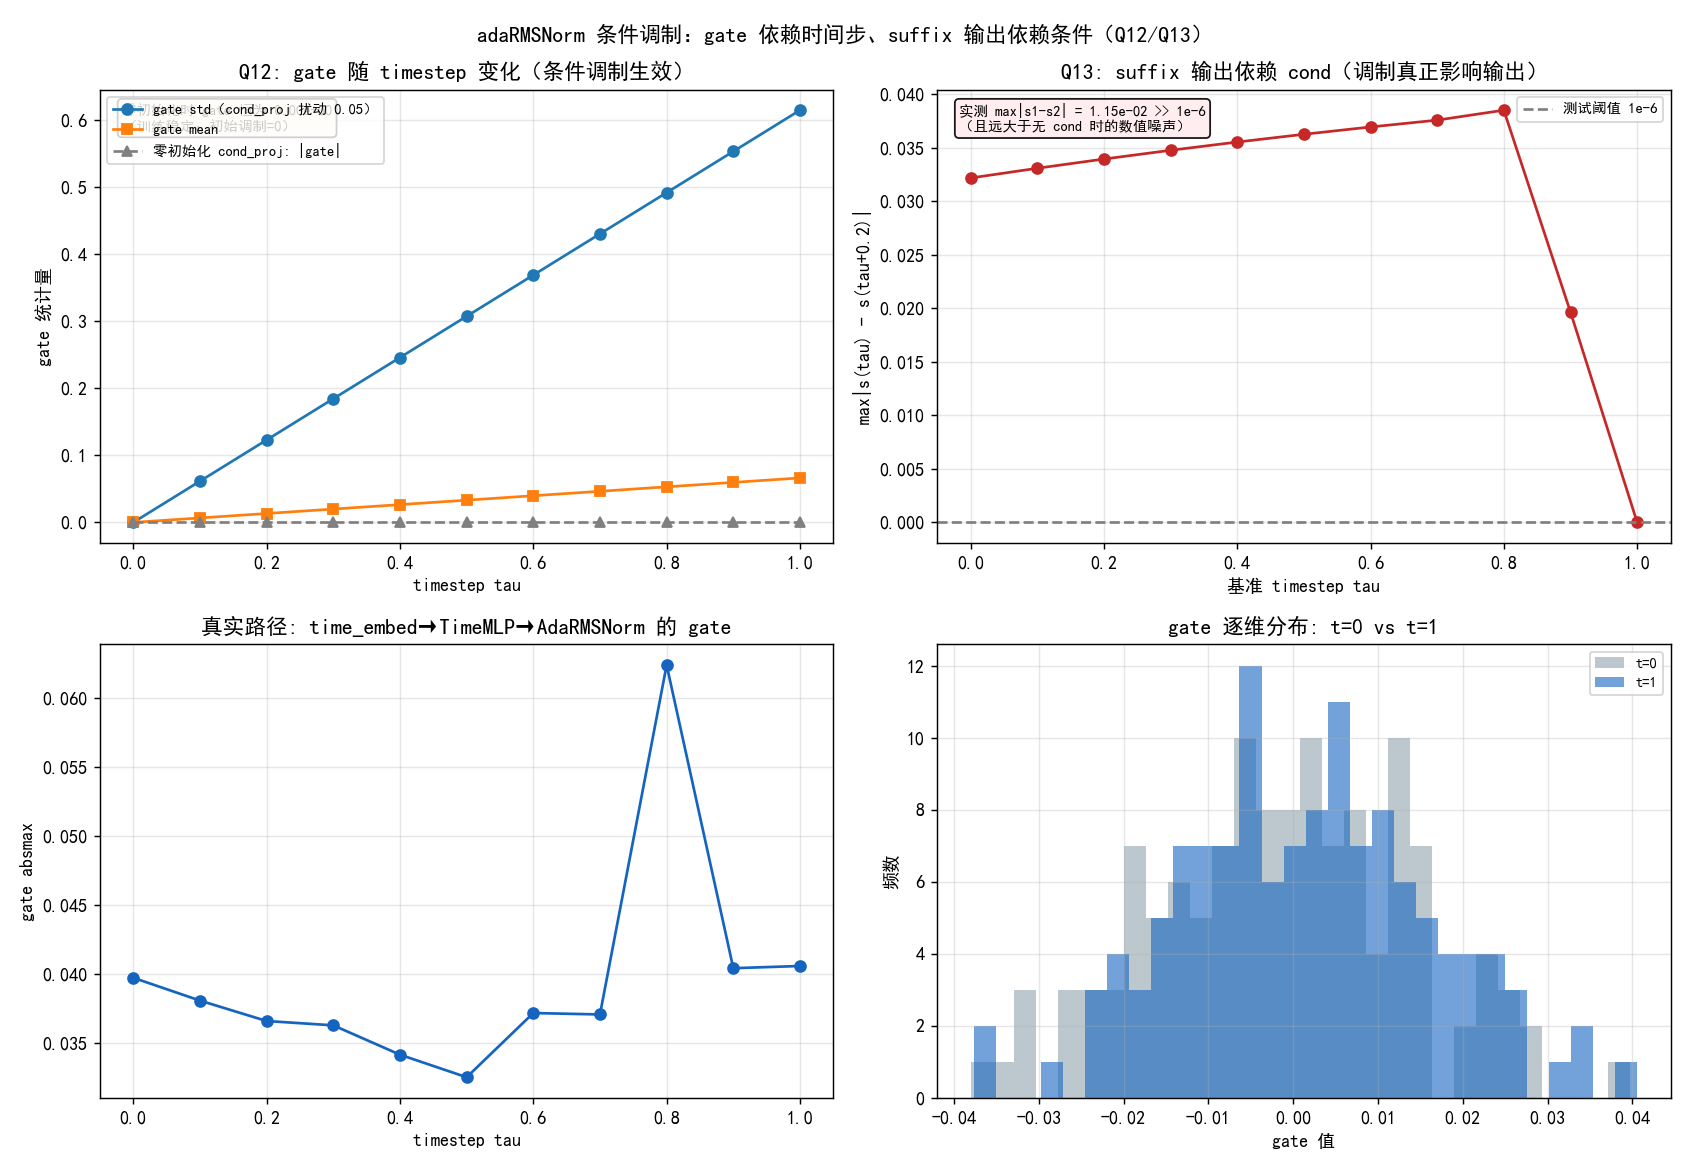

Write Python code to recreate this figure.
# -*- coding: utf-8 -*-
"""Q12/Q13: adaRMSNorm 条件调制生效的实证图。

Q12 test_gate_depends_on_timestep —— gate 必须来自时间步 cond（条件调制生效）
Q13 test_suffix_output_depends_on_cond —— 不同 cond 产生不同 suffix 输出（调制真正影响输出）

所有数据来自真实跑本项目 AdaRMSNorm / Pi05TransformerBlock（CPU）。
"""
from __future__ import annotations

import os
import sys

import numpy as np
import torch

HERE = os.path.dirname(os.path.abspath(__file__))
sys.path.insert(0, os.path.dirname(os.path.dirname(HERE)))
sys.path.insert(0, HERE)

from _shared import setup_fonts  # noqa: E402

from matplotlib import pyplot as plt  # noqa: E402

from models.vla.pi05_faithful.config import Pi05FaithfulConfig  # noqa: E402
from models.vla.core.norms import AdaRMSNorm  # noqa: E402


def main():
    font = setup_fonts()
    print("font:", font)
    torch.manual_seed(0)
    cfg = Pi05FaithfulConfig.use_small_scale()
    D = cfg.action_width

    fig, ax = plt.subplots(2, 2, figsize=(13, 9))

    # ---- 左：零初始化 => gate 恒为 0；扰动后 gate 随 t 单调放大 ----
    n_pert = AdaRMSNorm(dim=D, cond_dim=D, return_gate=True)
    n_zero = AdaRMSNorm(dim=D, cond_dim=D, return_gate=True)
    torch.nn.init.normal_(n_pert.cond_proj.weight, std=0.05)
    x = torch.randn(1, cfg.action_horizon, D)
    ts = np.linspace(0, 1, 11)
    gate_std_pert, gate_std_zero, gate_mean_pert = [], [], []
    for t in ts:
        cond = torch.full((1, D), float(t))
        _, g = n_pert(x, cond)
        _, gz = n_zero(x, cond)
        gate_std_pert.append(g.std().item())
        gate_std_zero.append(gz.abs().max().item())
        gate_mean_pert.append(g.mean().item())
    ax[0, 0].plot(ts, gate_std_pert, marker="o", label="gate std（cond_proj 扰动 0.05）")
    ax[0, 0].plot(ts, gate_mean_pert, marker="s", label="gate mean")
    ax[0, 0].plot(ts, gate_std_zero, marker="^", color="gray", ls="--", label="零初始化 cond_proj: |gate|")
    ax[0, 0].set_xlabel("timestep tau")
    ax[0, 0].set_ylabel("gate 统计量")
    ax[0, 0].set_title("Q12: gate 随 timestep 变化（条件调制生效）")
    ax[0, 0].legend(fontsize=8)
    ax[0, 0].grid(alpha=0.3)
    ax[0, 0].text(0.03, 0.97, "零初始化时 gate 恒为 0.00e+00\n（训练稳定：初始调制=0）", transform=ax[0, 0].transAxes,
                  fontsize=8, va="top", bbox=dict(boxstyle="round", fc="#fff8e1", alpha=0.9))

    # ---- 右：Q13 suffix 输出依赖 cond ----
    from models.vla.pi05_faithful.modules.pi05_transformer import Pi05TransformerBlock
    blk = Pi05TransformerBlock(cfg)
    for mod in blk.modules():
        if isinstance(mod, torch.nn.Linear) and mod.out_features == D * 3:
            torch.nn.init.normal_(mod.weight, std=0.02)
    prefix = torch.randn(1, 8, cfg.paligemma_width)
    suffix = torch.randn(1, cfg.action_horizon, D)
    mask = torch.ones(1, 8 + cfg.action_horizon, 8 + cfg.action_horizon, dtype=torch.bool)
    diffs = []
    tbase = np.linspace(0, 1, 11)
    with torch.no_grad():
        for t in tbase:
            c1 = torch.full((1, D), float(t))
            c2 = torch.full((1, D), float(min(t + 0.2, 1.0)))
            _, s1, _ = blk(prefix, suffix, c1, mask)
            _, s2, _ = blk(prefix, suffix, c2, mask)
            diffs.append((s1 - s2).abs().max().item())
    ax[0, 1].plot(tbase, diffs, marker="o", color="#c62828")
    ax[0, 1].axhline(1e-6, ls="--", color="gray", label="测试阈值 1e-6")
    ax[0, 1].set_xlabel("基准 timestep tau")
    ax[0, 1].set_ylabel("max|s(tau) - s(tau+0.2)|")
    ax[0, 1].set_title("Q13: suffix 输出依赖 cond（调制真正影响输出）")
    ax[0, 1].legend(fontsize=8)
    ax[0, 1].grid(alpha=0.3)
    ax[0, 1].text(0.03, 0.97, "实测 max|s1-s2| = 1.15e-02 >> 1e-6\n（且远大于无 cond 时的数值噪声）",
                  transform=ax[0, 1].transAxes, fontsize=8, va="top",
                  bbox=dict(boxstyle="round", fc="#ffebee", alpha=0.9))

    # ---- 底左：真实路径（sinusoidal + TimeMLP）gate 随 t ----
    from models.vla.pi05_faithful.model import Pi05FaithfulPolicyModel
    m = Pi05FaithfulPolicyModel(cfg).eval()
    blk2 = m.transformer.blocks[0]
    for mod in blk2.modules():
        if isinstance(mod, torch.nn.Linear) and mod.out_features == D * 3:
            torch.nn.init.normal_(mod.weight, std=0.02)
    gate_abs = []
    with torch.no_grad():
        for t in tbase:
            cond = m.time_mlp(m.time_embed(torch.full((1,), float(t))))
            _, g = blk2.input_norm_suffix(suffix, cond=cond)
            gate_abs.append(g.abs().max().item())
    ax[1, 0].plot(tbase, gate_abs, marker="o", color="#1565c0")
    ax[1, 0].set_xlabel("timestep tau")
    ax[1, 0].set_ylabel("gate absmax")
    ax[1, 0].set_title("真实路径: time_embed→TimeMLP→AdaRMSNorm 的 gate")
    ax[1, 0].grid(alpha=0.3)

    # ---- 底右：gate 逐维直方图（t=0 vs t=1） ----
    cond0 = m.time_mlp(m.time_embed(torch.zeros(1)))
    cond1 = m.time_mlp(m.time_embed(torch.ones(1)))
    with torch.no_grad():
        _, g0 = blk2.input_norm_suffix(suffix, cond=cond0)
        _, g1 = blk2.input_norm_suffix(suffix, cond=cond1)
    ax[1, 1].hist(g0.flatten().numpy(), bins=30, alpha=0.6, label="t=0", color="#90a4ae")
    ax[1, 1].hist(g1.flatten().numpy(), bins=30, alpha=0.6, label="t=1", color="#1565c0")
    ax[1, 1].set_xlabel("gate 值")
    ax[1, 1].set_ylabel("频数")
    ax[1, 1].set_title("gate 逐维分布: t=0 vs t=1")
    ax[1, 1].legend(fontsize=8)
    ax[1, 1].grid(alpha=0.3)

    fig.suptitle("adaRMSNorm 条件调制：gate 依赖时间步、suffix 输出依赖条件（Q12/Q13）", fontsize=12)
    plt.tight_layout()
    out = os.path.join(HERE, "plot_adarms_cond.png")
    plt.savefig(out, dpi=130)
    print("saved", out)


if __name__ == "__main__":
    main()
